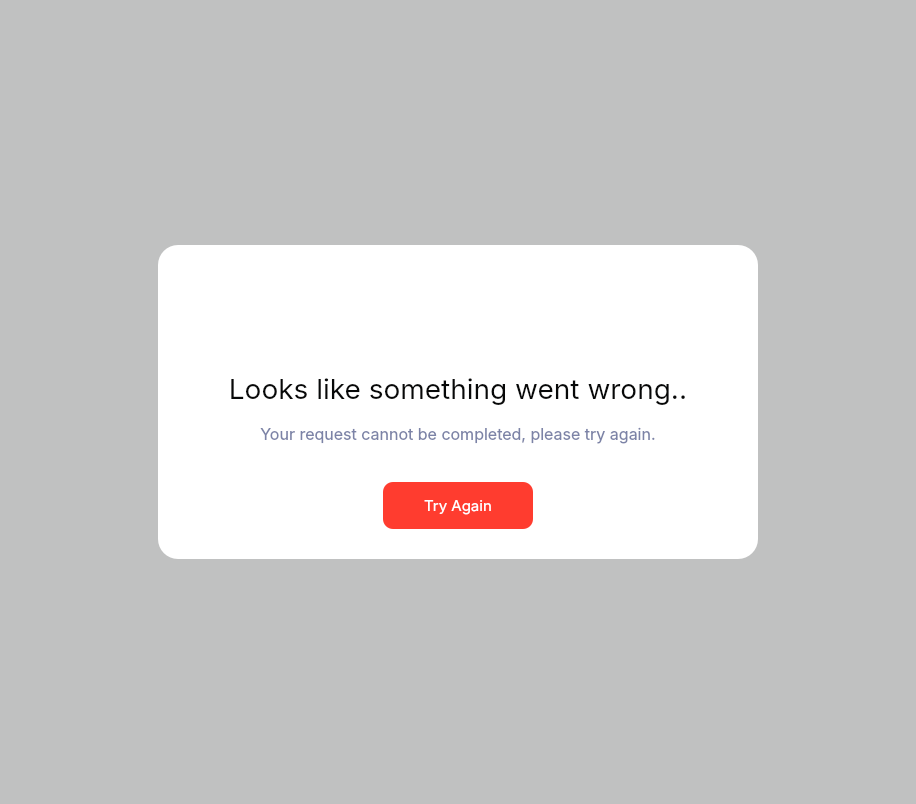
<?xml version="1.0" encoding="UTF-8"?>
<ui version="4.0">
 <class>notification_dialog</class>
 <widget class="QDialog" name="notification_dialog">
  <property name="windowModality">
   <enum>Qt::ApplicationModal</enum>
  </property>
  <property name="geometry">
   <rect>
    <x>0</x>
    <y>0</y>
    <width>916</width>
    <height>804</height>
   </rect>
  </property>
  <property name="windowTitle">
   <string>Dialog</string>
  </property>
  <property name="styleSheet">
   <string notr="true">font-family: Inter;</string>
  </property>
  <property name="modal">
   <bool>true</bool>
  </property>
  <layout class="QVBoxLayout" name="notification_layout">
   <property name="spacing">
    <number>0</number>
   </property>
   <property name="leftMargin">
    <number>0</number>
   </property>
   <property name="topMargin">
    <number>0</number>
   </property>
   <property name="rightMargin">
    <number>0</number>
   </property>
   <property name="bottomMargin">
    <number>0</number>
   </property>
   <item>
    <widget class="QFrame" name="background_frame">
     <property name="enabled">
      <bool>true</bool>
     </property>
     <property name="styleSheet">
      <string notr="true">#background_frame {
	background: rgba(7, 8, 8, 0.2);
}

QPushButton {
	outline: 0;
}

QRadioButton {
	outline: 0;
}

</string>
     </property>
     <property name="frameShape">
      <enum>QFrame::NoFrame</enum>
     </property>
     <property name="frameShadow">
      <enum>QFrame::Raised</enum>
     </property>
     <layout class="QVBoxLayout" name="background_layout">
      <property name="spacing">
       <number>0</number>
      </property>
      <property name="leftMargin">
       <number>0</number>
      </property>
      <property name="topMargin">
       <number>0</number>
      </property>
      <property name="rightMargin">
       <number>0</number>
      </property>
      <property name="bottomMargin">
       <number>0</number>
      </property>
      <item alignment="Qt::AlignHCenter|Qt::AlignVCenter">
       <widget class="QStackedWidget" name="pages">
        <property name="currentIndex">
         <number>1</number>
        </property>
        <widget class="QWidget" name="success_page">
         <layout class="QVBoxLayout" name="success_layout">
          <property name="spacing">
           <number>0</number>
          </property>
          <property name="leftMargin">
           <number>0</number>
          </property>
          <property name="topMargin">
           <number>0</number>
          </property>
          <property name="rightMargin">
           <number>0</number>
          </property>
          <property name="bottomMargin">
           <number>0</number>
          </property>
          <item alignment="Qt::AlignHCenter|Qt::AlignVCenter">
           <widget class="QFrame" name="success_frame">
            <property name="minimumSize">
             <size>
              <width>600</width>
              <height>314</height>
             </size>
            </property>
            <property name="maximumSize">
             <size>
              <width>600</width>
              <height>314</height>
             </size>
            </property>
            <property name="styleSheet">
             <string notr="true">QFrame {
	border-radius: 20px;
	background-color: rgb(255, 255, 255);
}</string>
            </property>
            <property name="frameShape">
             <enum>QFrame::NoFrame</enum>
            </property>
            <property name="frameShadow">
             <enum>QFrame::Raised</enum>
            </property>
            <layout class="QVBoxLayout" name="success_layout_2">
             <property name="spacing">
              <number>0</number>
             </property>
             <property name="leftMargin">
              <number>30</number>
             </property>
             <property name="topMargin">
              <number>30</number>
             </property>
             <property name="rightMargin">
              <number>30</number>
             </property>
             <property name="bottomMargin">
              <number>30</number>
             </property>
             <item>
              <widget class="QLabel" name="success_icon">
               <property name="minimumSize">
                <size>
                 <width>49</width>
                 <height>49</height>
                </size>
               </property>
               <property name="maximumSize">
                <size>
                 <width>16777215</width>
                 <height>16777215</height>
                </size>
               </property>
               <property name="styleSheet">
                <string notr="true">image: url(:/image/acc_created_pic.svg);</string>
               </property>
               <property name="text">
                <string/>
               </property>
               <property name="alignment">
                <set>Qt::AlignCenter</set>
               </property>
              </widget>
             </item>
             <item>
              <widget class="QLabel" name="success_header">
               <property name="styleSheet">
                <string notr="true">font-size: 28px;
color: #070808;
margin-bottom: 10px;
margin-top: 30px;</string>
               </property>
               <property name="text">
                <string>New user added</string>
               </property>
               <property name="alignment">
                <set>Qt::AlignCenter</set>
               </property>
              </widget>
             </item>
             <item>
              <widget class="QLabel" name="success__text">
               <property name="minimumSize">
                <size>
                 <width>540</width>
                 <height>0</height>
                </size>
               </property>
               <property name="styleSheet">
                <string notr="true">font-size: 16px;
color: #7C83A7;
margin-bottom: 30px;</string>
               </property>
               <property name="text">
                <string>New user account was added seccessfully, a new user will receive an email with the login instructions shortly.</string>
               </property>
               <property name="alignment">
                <set>Qt::AlignCenter</set>
               </property>
               <property name="wordWrap">
                <bool>true</bool>
               </property>
              </widget>
             </item>
             <item alignment="Qt::AlignHCenter">
              <widget class="QPushButton" name="success__butt">
               <property name="styleSheet">
                <string notr="true">QPushButton {
	min-width: 121px;
	min-height: 47px;
	max-width: 121px;
	max-height: 47px;
	border-radius: 10px;
	font-size: 15px;
	color: #FFFFFF;
	background: #0915CC;
}

QPushButton:hover {
background: rgba(9, 21, 204, 0.8);
}</string>
               </property>
               <property name="text">
                <string>Got It</string>
               </property>
              </widget>
             </item>
            </layout>
           </widget>
          </item>
         </layout>
        </widget>
        <widget class="QWidget" name="error_page">
         <layout class="QVBoxLayout" name="error_page_layout">
          <property name="spacing">
           <number>0</number>
          </property>
          <property name="leftMargin">
           <number>0</number>
          </property>
          <property name="topMargin">
           <number>0</number>
          </property>
          <property name="rightMargin">
           <number>0</number>
          </property>
          <property name="bottomMargin">
           <number>0</number>
          </property>
          <item>
           <widget class="QFrame" name="error_frame">
            <property name="minimumSize">
             <size>
              <width>600</width>
              <height>314</height>
             </size>
            </property>
            <property name="maximumSize">
             <size>
              <width>600</width>
              <height>314</height>
             </size>
            </property>
            <property name="styleSheet">
             <string notr="true">QFrame {
	border-radius: 20px;
	background-color: rgb(255, 255, 255);
}</string>
            </property>
            <property name="frameShape">
             <enum>QFrame::NoFrame</enum>
            </property>
            <property name="frameShadow">
             <enum>QFrame::Raised</enum>
            </property>
            <layout class="QVBoxLayout" name="error_layout">
             <property name="spacing">
              <number>0</number>
             </property>
             <property name="leftMargin">
              <number>30</number>
             </property>
             <property name="topMargin">
              <number>30</number>
             </property>
             <property name="rightMargin">
              <number>30</number>
             </property>
             <property name="bottomMargin">
              <number>30</number>
             </property>
             <item>
              <widget class="QLabel" name="error_icon">
               <property name="minimumSize">
                <size>
                 <width>49</width>
                 <height>49</height>
                </size>
               </property>
               <property name="maximumSize">
                <size>
                 <width>16777215</width>
                 <height>16777215</height>
                </size>
               </property>
               <property name="styleSheet">
                <string notr="true">image: url(:/image/error_notification_icon.svg);</string>
               </property>
               <property name="text">
                <string/>
               </property>
               <property name="alignment">
                <set>Qt::AlignCenter</set>
               </property>
              </widget>
             </item>
             <item>
              <widget class="QLabel" name="error_header">
               <property name="styleSheet">
                <string notr="true">font-size: 28px;
color: #070808;
margin-bottom: 10px;
margin-top: 30px;</string>
               </property>
               <property name="text">
                <string>Looks like something went wrong..</string>
               </property>
               <property name="alignment">
                <set>Qt::AlignCenter</set>
               </property>
              </widget>
             </item>
             <item>
              <widget class="QLabel" name="error_text">
               <property name="minimumSize">
                <size>
                 <width>540</width>
                 <height>0</height>
                </size>
               </property>
               <property name="styleSheet">
                <string notr="true">font-size: 16px;
color: #7C83A7;
margin-bottom: 30px;</string>
               </property>
               <property name="text">
                <string>Your request cannot be completed, please try again.</string>
               </property>
               <property name="alignment">
                <set>Qt::AlignCenter</set>
               </property>
               <property name="wordWrap">
                <bool>true</bool>
               </property>
              </widget>
             </item>
             <item alignment="Qt::AlignHCenter">
              <widget class="QPushButton" name="error__butt">
               <property name="styleSheet">
                <string notr="true">QPushButton {
	min-width: 150px;
	min-height: 47px;
	max-width: 150px;
	max-height: 47px;
	border-radius: 10px;
	font-size: 15px;
	color: #FFFFFF;
	background: #FF3C2F;
}

QPushButton:hover {
background: rgba(255, 60, 47, 0.8);
}</string>
               </property>
               <property name="text">
                <string>Try Again</string>
               </property>
              </widget>
             </item>
            </layout>
           </widget>
          </item>
         </layout>
        </widget>
       </widget>
      </item>
     </layout>
    </widget>
   </item>
  </layout>
 </widget>
 <resources>
  <include location="resources.qrc"/>
 </resources>
 <connections/>
</ui>
